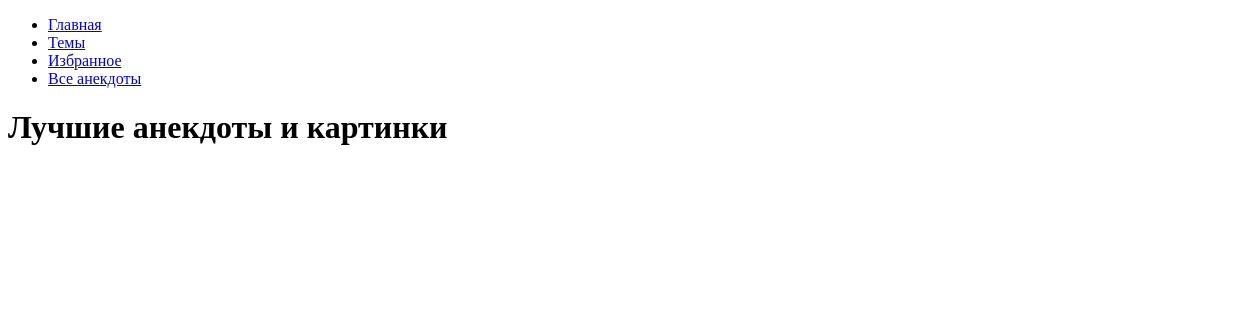
The app's page /, older data.
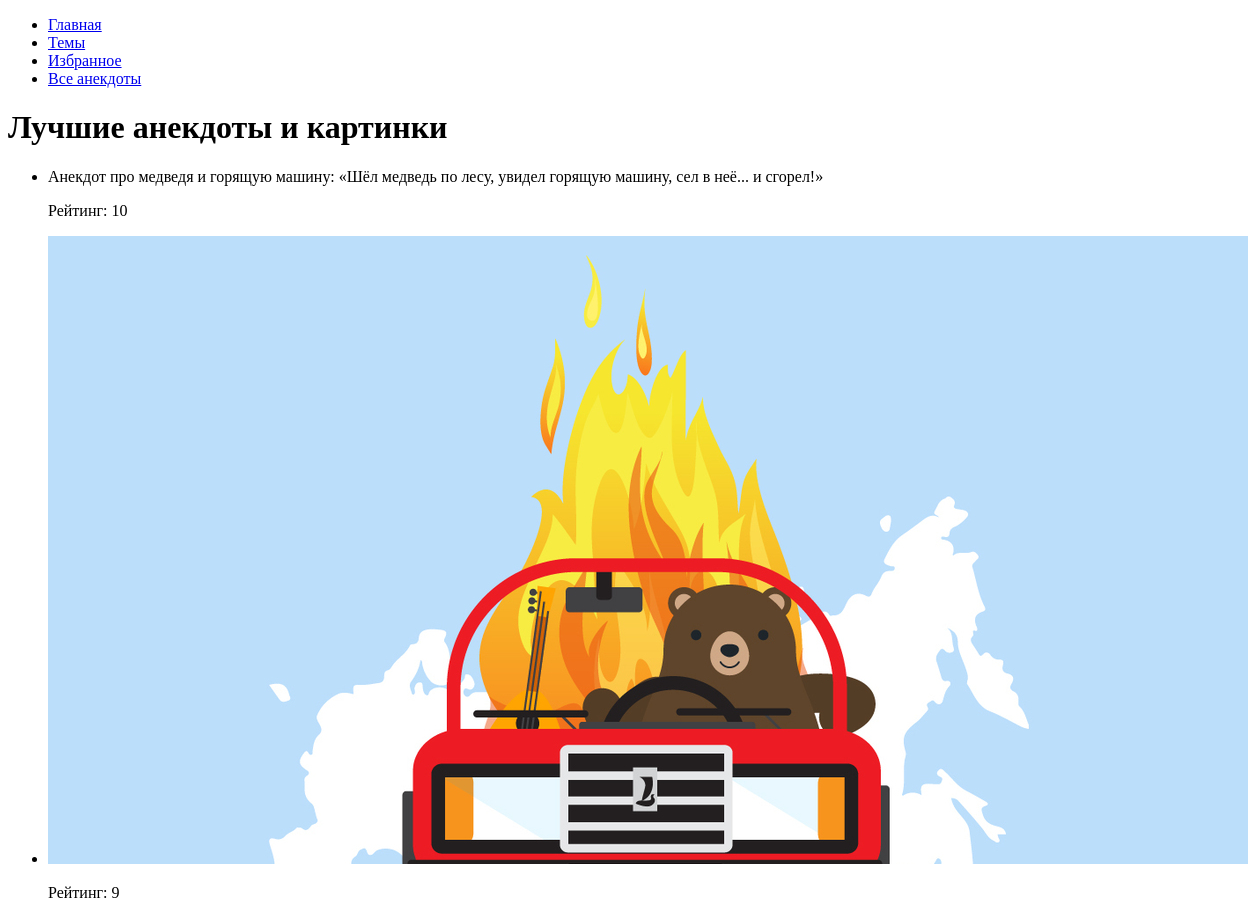
The same page, newer data.
### jokes/models.py (models this page shows, shortened)
class Content(models.Model):
    CONTENT_TYPES = (
        ('joke', 'Joke'),  # Исправлено добавление запятой и закрывающей скобки
        ('image', 'Image'),
    )
    content_type = models.CharField(max_length=10, choices=CONTENT_TYPES)
    theme = models.ForeignKey(Theme, on_delete=models.CASCADE)
    text = models.TextField(blank=True, null=True)
    image = models.ImageField(upload_to='images/', blank=True, null=True)
    rating = models.IntegerField(default=0)

### main/views.py (the view)
# urls.py: path('', views.index, name='index'),  # Главная страница
def index(request):
    contents = Content.objects.all().order_by('-rating')[:10]
    return render(request, 'main/index.html', {'contents': contents})

### main/templates/main/index.html
{% extends 'base.html' %}
{% block content %}
<h1>Лучшие анекдоты и картинки</h1>
<ul>
    {% for content in contents %}
        <li>
            {% if content.content_type == 'joke' %}
                {{ content.text }}
            {% else %}
                <img src="{{ content.image.url }}" alt="Image">
            {% endif %}
            <p>Рейтинг: {{ content.rating }}</p>
        </li>
    {% endfor %}
</ul>
{% endblock %}

### templates/base.html (shortened to what this page needs)
<!DOCTYPE html>
<html>
<head>
</head>
<body>
    <nav>
        <ul>
            <li><a href="{% url 'index' %}">Главная</a></li>
            <li><a href="{% url 'theme_list' %}">Темы</a></li>
            <li><a href="{% url 'favorite_list' %}">Избранное</a></li>
            <li><a href="{% url 'user_jokes_list' %}">Все анекдоты</a></li>
        </ul>
    </nav>
    {% block content %}
    {% endblock %}
</body>
</html>

Row changes from the older to the newer data that the page shows:
added Content: text "Анекдот про медведя и горящую машину: «Шёл медведь по лесу, увидел горящую машину, сел в неё... и сгорел!»", rating "10"
added Content: image (picture), rating "9"
